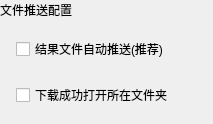
            <widget class="QWidget" name="widget_2" native="true">
             <layout class="QGridLayout" name="gridLayout_4">
              <property name="leftMargin">
               <number>0</number>
              </property>
              <property name="topMargin">
               <number>0</number>
              </property>
              <property name="rightMargin">
               <number>0</number>
              </property>
              <property name="bottomMargin">
               <number>17</number>
              </property>
              <property name="horizontalSpacing">
               <number>0</number>
              </property>
              <property name="verticalSpacing">
               <number>17</number>
              </property>
              <item row="2" column="0">
               <layout class="QHBoxLayout" name="horizontalLayout_8">
                <property name="spacing">
                 <number>0</number>
                </property>
                <property name="leftMargin">
                 <number>16</number>
                </property>
                <property name="topMargin">
                 <number>5</number>
                </property>
                <property name="bottomMargin">
                 <number>0</number>
                </property>
                <item>
                 <widget class="QCheckBox" name="downloadOpenDir">
                  <property name="text">
                   <string>下载成功打开所在文件夹</string>
                  </property>
                 </widget>
                </item>
                <item>
                 <spacer name="horizontalSpacer_3">
                  <property name="orientation">
                   <enum>Qt::Horizontal</enum>
                  </property>
                  <property name="sizeHint" stdset="0">
                   <size>
                    <width>40</width>
                    <height>20</height>
                   </size>
                  </property>
                 </spacer>
                </item>
               </layout>
              </item>
              <item row="1" column="0">
               <layout class="QHBoxLayout" name="horizontalLayout_2">
                <property name="spacing">
                 <number>48</number>
                </property>
                <property name="leftMargin">
                 <number>16</number>
                </property>
                <item>
                 <widget class="QCheckBox" name="autoPush">
                  <property name="text">
                   <string>结果文件自动推送(推荐)</string>
                  </property>
                 </widget>
                </item>
                <item>
                 <spacer name="horizontalSpacer_6">
                  <property name="orientation">
                   <enum>Qt::Horizontal</enum>
                  </property>
                  <property name="sizeHint" stdset="0">
                   <size>
                    <width>40</width>
                    <height>20</height>
                   </size>
                  </property>
                 </spacer>
                </item>
               </layout>
              </item>
              <item row="0" column="0">
               <layout class="QHBoxLayout" name="horizontalLayout">
                <item>
                 <widget class="QLabel" name="label_3">
                  <property name="text">
                   <string>文件推送配置</string>
                  </property>
                 </widget>
                </item>
                <item>
                 <spacer name="horizontalSpacer_4">
                  <property name="orientation">
                   <enum>Qt::Horizontal</enum>
                  </property>
                  <property name="sizeHint" stdset="0">
                   <size>
                    <width>40</width>
                    <height>20</height>
                   </size>
                  </property>
                 </spacer>
                </item>
               </layout>
              </item>
             </layout>
            </widget>
